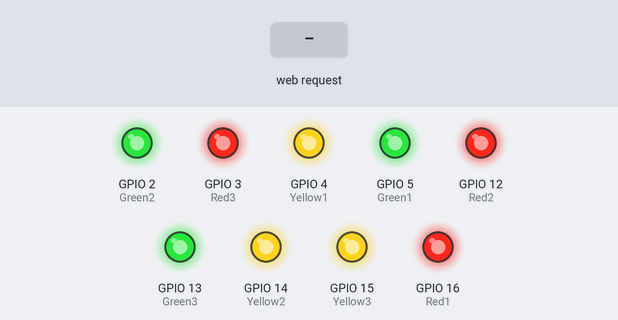
Simulated run of this sketch. Board: ESP8266 (NodeMCU). Shown: output pins drawn as LEDs (lit = HIGH). Dashed ring = blinking. The inputs (shaded band) are chosen by the test bench. WiFi joins after 1.5 s; servers stay silent unless stated; what the sketch prints to the serial monitor is not drawn.

Above: at 2.7 s.
2.8 s: HTTP request GET /LED-1=GO received
At 3.5 s:
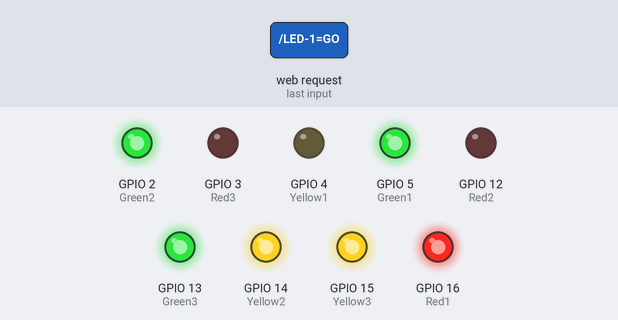
5.8 s: HTTP request GET /LED-M=OFF received
At 6.6 s:
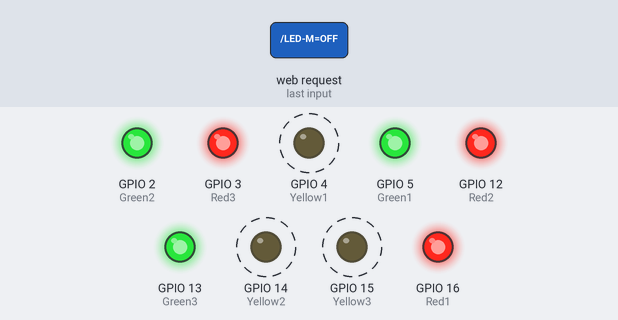
8.8 s: HTTP request GET /LED-2=GO received
At 11.6 s:
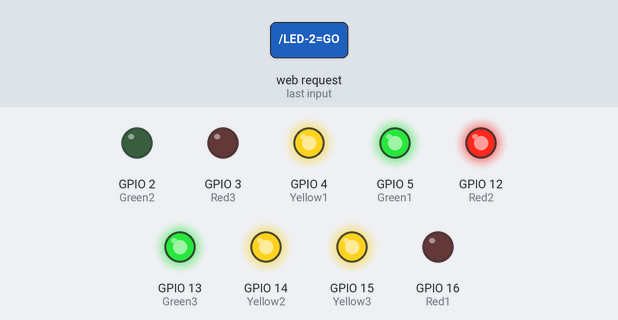
11.8 s: HTTP request GET /LED-3=GO received
At 14.3 s:
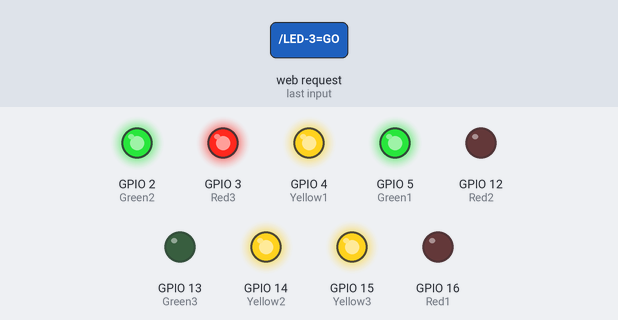
Timing chart, 0 to 15.8 s (numbered marks = the images above; inputs shaded):
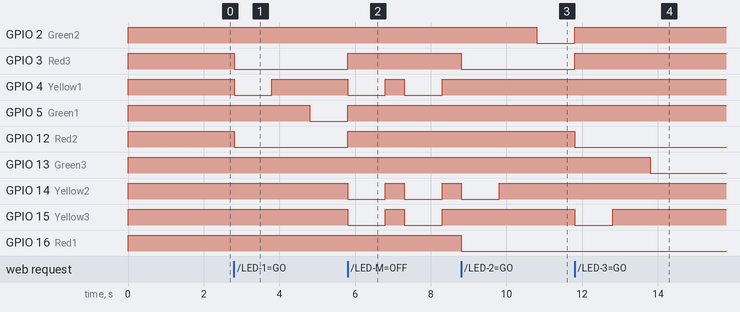

The sketch:

green-corridor.ino
```cpp
//Node MCU is used in the project
// Along with three triple light boards representing traffic signals
// Of Three different roads
// The 5V output -> 3.3V input in the MCU
// Pins of the LED according to color -> MCU Pins


// Due to a technical issue in the LED Boards, in the given Code the keywords HIGH & LOW have been used inversely


#include <ESP8266WiFi.h>
const char* ssid = "You're_Wifi_Name";
const char* password = "You're WiFi Password";

int Red1 = 16 ;
int Yellow1 = 4;
int Green1 = 5 ;

int Red2 = 12;
int Yellow2 = 14 ;
int Green2 = 2;

int Red3 = 3 ;
int Yellow3 = 15;
int Green3 = 13;

WiFiServer server(80);
void setup(){
  Serial.begin(115200);
  delay(10);


// Pins ----------------------------
  pinMode(Red1, OUTPUT);
  pinMode(Yellow1, OUTPUT);
  pinMode(Green1, OUTPUT);

  pinMode(Red2, OUTPUT);
  pinMode(Yellow2, OUTPUT);
  pinMode(Green2, OUTPUT);

  pinMode(Red3, OUTPUT);
  pinMode(Yellow3, OUTPUT);
  pinMode(Green3, OUTPUT);

//Pins --------------------------


  digitalWrite(Red1, HIGH);
  digitalWrite(Yellow1, HIGH);
  digitalWrite(Green1, HIGH);
  digitalWrite(Red2, HIGH);
  digitalWrite(Yellow2, HIGH);
  digitalWrite(Green2, HIGH);

  digitalWrite(Red3, HIGH);
  digitalWrite(Green3, HIGH);
  digitalWrite(Yellow3, HIGH);

//-------------------------------------

// WiFI Connection ----------
Serial.println();
Serial.print("Connecting to ");

Serial.println(ssid);
WiFi.begin(ssid, password);
while(WiFi.status()!= WL_CONNECTED)
{

    delay(50);
    Serial.print(".");
 }

    Serial.println("");
    Serial.println("Wifi Connected");

    server.begin();
    Serial.println("Server started");

    Serial.println("Use this URL to connect: ");
    Serial.print("http://");
    Serial.print(WiFi.localIP());
    Serial.println("/");
  }

  void loop(){
    WiFiClient client = server.available();

    if (!client)
    {
      return;

    }

    Serial.println("new client");
    while(!client.available())
    {
      delay(0.5);
    }

    int value = LOW;

    String request = client.readStringUntil('\r');
    Serial.println(request);
    client.flush();


// LED 1 ---------------------------------------------------

    if (request.indexOf("/LED-1=GO") != -1)
    {


//    Initial State //
      digitalWrite(Green1, HIGH);
      digitalWrite(Yellow1, HIGH);
      digitalWrite(Red1, HIGH); // L1 - RED 1 OFF
      digitalWrite(Red2, LOW); // L2 - Red ON
      digitalWrite(Red3, LOW); // L3 - Red ON
      digitalWrite(Yellow2, HIGH); // L2 - Yellow  OFF
      digitalWrite(Yellow3, HIGH); // L3 - Yellow OFF
      digitalWrite(Green2, HIGH); // L2 - Green OFF
      digitalWrite(Green3, HIGH); // L3 - Green OFF


//
      digitalWrite(Yellow1, LOW); // L1 - YELLOW ON
      delay(1000);
      digitalWrite(Yellow1, HIGH); // L1 - YELLOW OFF
      delay(1000);
      digitalWrite(Green1, LOW); // L1 - GREEN ON


    }


// LED 2 STUFF ----------------------------------------------
if (request.indexOf("/LED-2=GO") != -1)
    {


//    Initial State //
      digitalWrite(Green2, HIGH);
      digitalWrite(Yellow2, HIGH);
      digitalWrite(Red2, HIGH); // L2 - RED 1 OFF
      digitalWrite(Red1, LOW); // L1 - Red ON
      digitalWrite(Red3, LOW); // L3 - Red ON
      digitalWrite(Yellow1, HIGH); // L1 - Yellow  OFF
      digitalWrite(Yellow3, HIGH); // L3 - Yellow OFF
      digitalWrite(Green1, HIGH); // L1 - Green OFF
      digitalWrite(Green3, HIGH); // L3 - Green OFF


//
      digitalWrite(Yellow2, LOW); // L2 - YELLOW ON
      delay(1000);
      digitalWrite(Yellow2, HIGH); // L2 - YELLOW OFF
      delay(1000);
      digitalWrite(Green2, LOW); // L2 - GREEN ON


    }


// LED 3 STUFF ----------------------------------------------
if (request.indexOf("/LED-3=GO") != -1)
    {


//    Initial State //
      digitalWrite(Green3, HIGH);
      digitalWrite(Yellow3, HIGH);
      digitalWrite(Red3, HIGH); // L3 - RED 1 OFF
      digitalWrite(Red1, LOW); // L1 - Red ON
      digitalWrite(Red2, LOW); // L2 - Red ON
      digitalWrite(Yellow1, HIGH); // L1 - Yellow  OFF
      digitalWrite(Yellow2, HIGH); // L2 - Yellow OFF
      digitalWrite(Green1, HIGH); // L1 - Green OFF
      digitalWrite(Green2, HIGH); // L2 - Green OFF


//
      digitalWrite(Yellow3, LOW); // L3 - YELLOW ON
      delay(1000);
      digitalWrite(Yellow3, HIGH); // L3 - YELLOW OFF
      delay(1000);
      digitalWrite(Green3, LOW); // L3 - GREEN ON


    }


if (request.indexOf("/LED-M=OFF") != -1)
    {


//    Initial State //

     digitalWrite(Red1, HIGH);
     digitalWrite(Red2, HIGH);
     digitalWrite(Red3, HIGH);

     digitalWrite(Green1, HIGH);
     digitalWrite(Green2, HIGH);
     digitalWrite(Green3, HIGH);


      digitalWrite(Yellow1, LOW);
      digitalWrite(Yellow2, LOW);
      digitalWrite(Yellow3, LOW); // L3 - RED 1 OFF
      delay(1000);

      digitalWrite(Yellow1, HIGH);
      digitalWrite(Yellow2, HIGH);
      digitalWrite(Yellow3, HIGH); // L3 - RED 1 OFF

      delay(500);

      digitalWrite(Yellow1, LOW);
      digitalWrite(Yellow2, LOW);
      digitalWrite(Yellow3, LOW); // L3 - RED 1 OFF

      delay(1000);

      digitalWrite(Yellow1, HIGH);
      digitalWrite(Yellow2, HIGH);
      digitalWrite(Yellow3, HIGH); // L3 - RED 1 OFF

      delay(500);


      digitalWrite(Red1, LOW);
      digitalWrite(Red2, LOW);
      digitalWrite(Red3, LOW); // L3 - RED 1 OFF


    }


    client.println("HTTP/1.1 200 OK");
    client.println("Content-Type: text/html");
    client.println("");
    client.println("<!DOCTYPE HTML>");
    client.println("<html>");
    client.println("<head>");
    client.println("<title> Green Corridor </title>");
    client.println("</head>");

    client.println("<center><h3 class = \"title\">Traffic Light - Green Corridor</h3></center>");


    client.println("<br><br>");


    client.println("<center>");
    client.println("<a href = \"/LED-1=GO\"\"><button class = \"btn-1\">GO1</button></a>");

    client.println("<a href = \"/LED-2=GO\"\"><button class = \"btn-2\">GO2</button></a>");
    client.println("<a  href = \"/LED-3=GO\"\"><button class = \"btn-3\">GO3</button></a>");

    client.println("<a  href = \"/LED-M=OFF\"\"><button class = \"btn-master\">MASTER OFF</button></a>");
    client.println("</center>");


    client.println("");

    client.print("<style>");
    client.print(".title{font-size: 28px; color: white; font-family: Roboto; font-strength: bolder;}");
    client.print(".btn-1, .btn-2, .btn-3{background-color: #4CAF50; border: none; color: white; padding: 15px 32px; text-align: center; text-decoration: none; display: inline-block; font-size: 16px; cursor: pointer;}");
    client.print(".btn-1:hover, .btn-2:hover, .btn-3:hover{background-color: #black; border: none; color: white; padding: 15px 32px; text-align: center; text-decoration: none; display: inline-block; font-size: 16px; cursor: pointer;}");

    client.print(".btn-master{background-color: #FF0000; border: none; color: white; padding: 15px 32px; text-align: center; text-decoration: none; display: inline-block; font-size: 16px; cursor: pointer;}");
    client.print("html{ background-image: linear-gradient(90deg, #00B2FF, #21FCFC)}");

    client.print("</style");


    client.println("</html>");
    delay(1);
    Serial.println("Client Disconnected");
    Serial.println("");


}
```

Measured:
- after the input at 2.8 s, GPIO 3 (Red3), GPIO 12 (Red2): HIGH → LOW at once; GPIO 4 (Yellow1): HIGH → LOW at once, → HIGH 1.0 s later; GPIO 5 (Green1): HIGH → LOW after 2.0 s
- after the input at 5.8 s, GPIO 3 (Red3), GPIO 5 (Green1), GPIO 12 (Red2): LOW → HIGH at once; GPIO 4 (Yellow1), GPIO 14 (Yellow2), GPIO 15 (Yellow3): alternates HIGH for 0.50 s and LOW for 1.0 s, starting at once
- after the input at 8.8 s, GPIO 2 (Green2): HIGH → LOW after 2.0 s; GPIO 12 (Red2): stays HIGH (without the input it goes to LOW after 0.00 s); GPIO 14 (Yellow2): HIGH → LOW at once, → HIGH 1.0 s later
- after the input at 11.8 s, GPIO 2 (Green2), GPIO 3 (Red3): LOW → HIGH at once; GPIO 12 (Red2): HIGH → LOW at once; GPIO 13 (Green3): HIGH → LOW after 2.0 s; GPIO 15 (Yellow3): HIGH → LOW at once, → HIGH 1.0 s later
